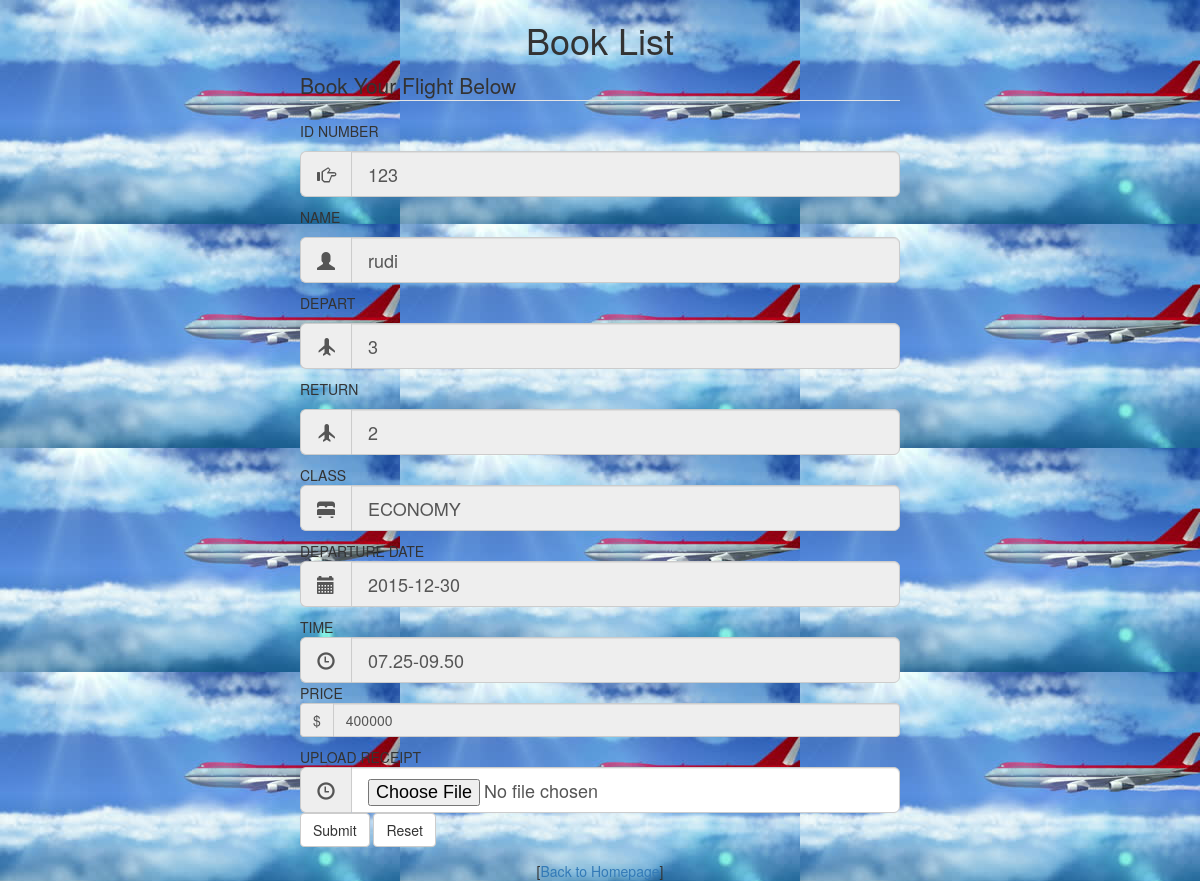
/konfirmasi.php?id=123 (signed in), run on the app's committed database.
### tables this page shows
CREATE TABLE IF NOT EXISTS `airplane` (
  `ID` int(11) NOT NULL AUTO_INCREMENT,
  `NAME` varchar(120) NOT NULL,
  `DEPART` varchar(150) NOT NULL,
  `RETURN` varchar(150) NOT NULL,
  `CLASS` varchar(120) NOT NULL,
  `DEPARTURE_DATE` date NOT NULL,
  `PRICE` int(30) NOT NULL,
  `ID_JAM` int(30) NOT NULL,
  PRIMARY KEY (`ID`)
);

CREATE TABLE IF NOT EXISTS `jam` (
  `id` int(55) NOT NULL AUTO_INCREMENT,
  `depart` varchar(88) NOT NULL,
  `arrive` varchar(77) NOT NULL,
  `departure_time` varchar(30) NOT NULL,
  `arrival_time` varchar(33) NOT NULL,
  PRIMARY KEY (`id`)
);

### konfirmasi.php (the view, shortened to what this page needs)
<html>
<h1 align="center">Book List</h1>
<?php
$id=$_GET['id'];
?>
<link href="css/bootstrap.css" rel="stylesheet" media="all">
<body background = "stock-footage--animated-intro-with-airplane-flying-over-clouds.jpg">
<fieldset style="width: 50%; margin: auto;">
    <legend>Book Your Flight Below</legend>
    <?php
            $sql=mysql_query("SELECT * FROM airplane WHERE id='$id' ");
            $array3=mysql_fetch_array($sql);
         ?>
    	<p>
            ID NUMBER
            <div class="input-group input-group-lg">
            <span class="input-group-addon" id="sizing-addon1"><span class="glyphicon glyphicon-hand-right" aria-hidden="true"></span></span>
            <input type="int" disabled class="form-control" value="<?php echo $array3['ID']?> "name="id_pemesan"/>
            </div>
        </p>
        <p>
            NAME
            <div class="input-group input-group-lg">
            <span class="input-group-addon" id="sizing-addon1"><span class="glyphicon glyphicon-user" aria-hidden="true"></span></span>
            <input type="text" disabled class="form-control" value="<?php echo $array3['NAME']?> "  name="nama"  />
            </div>
        </p>
        <p>
            DEPART
            <div class="input-group input-group-lg">
            <span class="input-group-addon" id="sizing-addon1"><span class="glyphicon glyphicon-plane" aria-hidden="true"></span></span>
            <input type="text" disabled class="form-control" value="<?php echo $array3['DEPART']?> "  name="depart"  />
            </div>
        </p>
        <p>
            RETURN
            <div class="input-group input-group-lg">
            <span class="input-group-addon" id="sizing-addon1"><span class="glyphicon glyphicon-plane" aria-hidden="true"></span></span>
            <input type="text" disabled class="form-control" value="<?php echo $array3['RETURN']?> "  name="nama"  />
            </div>
        </p>
        	CLASS
            <div class="input-group input-group-lg">
            <span class="input-group-addon" id="sizing-addon1"><span class="glyphicon glyphicon-bed" aria-hidden="true"></span></span>
            <input type="text" disabled class="form-control" value="<?php echo $array3['CLASS']?> "  name="clas"  />
            </div>
        	DEPARTURE DATE
            <div class="input-group input-group-lg">
            <span class="input-group-addon" id="sizing-addon1"><span class="glyphicon glyphicon-calendar" aria-hidden="true"></span></span>
            <input type="text" disabled class="form-control" value="<?php echo $array3['DEPARTURE_DATE']?> "  name="departure_date"  />
            </div>
            <?php
            $sql2=mysql_query("SELECT * FROM jam WHERE id = '$array3[ID_JAM]'");
            $array4=mysql_fetch_array($sql2);
            ?>
            TIME
            <div class="input-group input-group-lg">
            <span class="input-group-addon" id="sizing-addon1"><span class="glyphicon glyphicon-time" aria-hidden="true"></span></span>
            <input type="text" disabled class="form-control" value="<?php echo $array4['departure_time']?>-<?php echo $array4['arrival_time']?> "name="time"  />
            </div>
            PRICE
            <div class="input-group">
           <span class="input-group-addon">$</span>
            <input type="text" disabled class="form-control" value="<?php echo $array3['PRICE']?> "  name="harga"  />
            </div>
        <form action="upload.php" method="post" enctype="multipart/form-data">
            UPLOAD RECEIPT
            <div class="input-group input-group-lg">
            <span class="input-group-addon" id="sizing-addon1"><span class="glyphicon glyphicon-time" aria-hidden="true"></span></span>
            <input type="file" class="form-control" name="file"/>
            </div>
            <input class="btn btn-default" type="submit" name="submit" value="Submit" />
            <input class="btn btn-default" type="reset" value="Reset" onclick="return confirm('Delete data?')"/>
            </form>
</fieldset>
<center>[<a href="index.php">Back to Homepage</a>]</center>
</html>

### data on the page
airplane: id_pemesan "123", nama "rudi", depart "3", nama "2", clas "ECONOMY", departure_date "2015-12-30", harga "400000"
jam: time "07.25-09.50"
